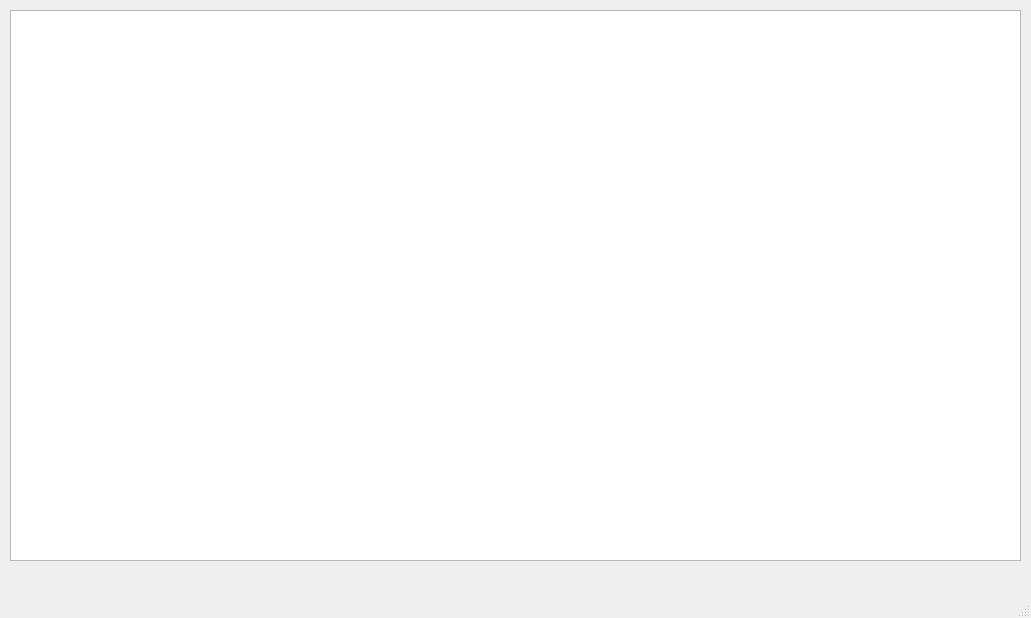
<?xml version="1.0" encoding="UTF-8"?>
<ui version="4.0">
 <class>MainWindow</class>
 <widget class="QMainWindow" name="MainWindow">
  <property name="geometry">
   <rect>
    <x>0</x>
    <y>0</y>
    <width>1031</width>
    <height>618</height>
   </rect>
  </property>
  <property name="windowTitle">
   <string>coffee</string>
  </property>
  <widget class="QWidget" name="centralwidget">
   <widget class="QTableView" name="tableView">
    <property name="geometry">
     <rect>
      <x>10</x>
      <y>10</y>
      <width>1011</width>
      <height>551</height>
     </rect>
    </property>
   </widget>
  </widget>
  <widget class="QMenuBar" name="menubar">
   <property name="geometry">
    <rect>
     <x>0</x>
     <y>0</y>
     <width>1031</width>
     <height>21</height>
    </rect>
   </property>
  </widget>
  <widget class="QStatusBar" name="statusbar"/>
 </widget>
 <resources/>
 <connections/>
</ui>
